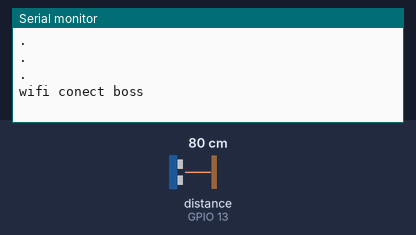
This sketch was run on a simulated ESP32. Shown: the last lines printed to the serial monitor. Wiring (inferred from the names in the program): ultrasonic range finder: trigger GPIO 12; echo GPIO 13. The inputs (shaded band) are chosen by the test bench; at power-on: distance to the obstacle (sensor on GPIO 13) 80 cm. The echo pulse lasts 58.3 µs per cm; WiFi joins after 1.5 s; servers stay silent unless stated.

Above: at 3.0 s.
3.1 s: distance to the obstacle (sensor on GPIO 13) set to 2 cm
At 4.8 s:
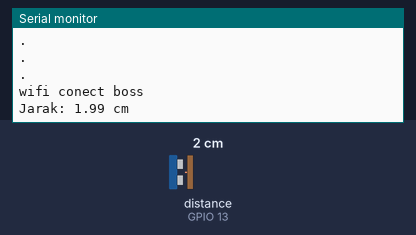
7.3 s: distance to the obstacle (sensor on GPIO 13) set to 4 cm
At 9.0 s:
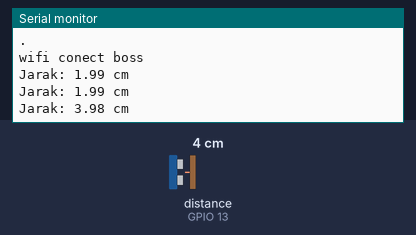

The sketch:

ultra.ino
```cpp
#include <WiFi.h>
#include <WiFiClient.h>
#define BLYNK_TEMPLATE_ID "TMPL66bOwFjNd"
#define BLYNK_TEMPLATE_NAME "ultrasonik"
#define BLYNK_AUTH_TOKEN "-t0rrSC9_OTM6G7Bz5TV1pD8wVkdj7mx"

#include <BlynkSimpleEsp32.h>


char ssid[] = "SMTI";
char pass[] = "";
char auth[] = "-t0rrSC9_OTM6G7Bz5TV1pD8wVkdj7mx";

#define triggerPin 12
#define echoPin 13

BlynkTimer timer;

void sendSensor(){
digitalWrite(triggerPin, LOW);
  delayMicroseconds(2);
  digitalWrite(triggerPin, HIGH);
  delayMicroseconds(10);
  digitalWrite(triggerPin, LOW);


 float duration = pulseIn(echoPin, HIGH);

 float jarak = (duration/2)*0.034 ;


  Serial.print("Jarak: ");
  Serial.print(jarak);
  Serial.println(" cm");
    delay(500);
  Blynk.virtualWrite(V0, jarak);


}

void setup() {
  // put your setup code here, to run once:
  Serial.begin(9600);

     WiFi.begin(ssid, pass);
  while (WiFi.status() != WL_CONNECTED){
    delay(500);
    Serial.println(".");
  }
  Serial.println("");
  Serial.println("wifi conect boss");


  Blynk.begin(auth, ssid, pass);


  pinMode(triggerPin, OUTPUT);
  pinMode(echoPin, INPUT);
    timer.setInterval(2000L, sendSensor);


}

void loop() {
  // put your main code here, to run repeatedly:


  Blynk.run();
  timer.run();
}
```

Measured:
- after the input at 3.1 s, the serial monitor: prints a new line after 0.71 s (image 1)
- after the input at 7.3 s, the serial monitor: prints a new line after 0.51 s (image 2)
